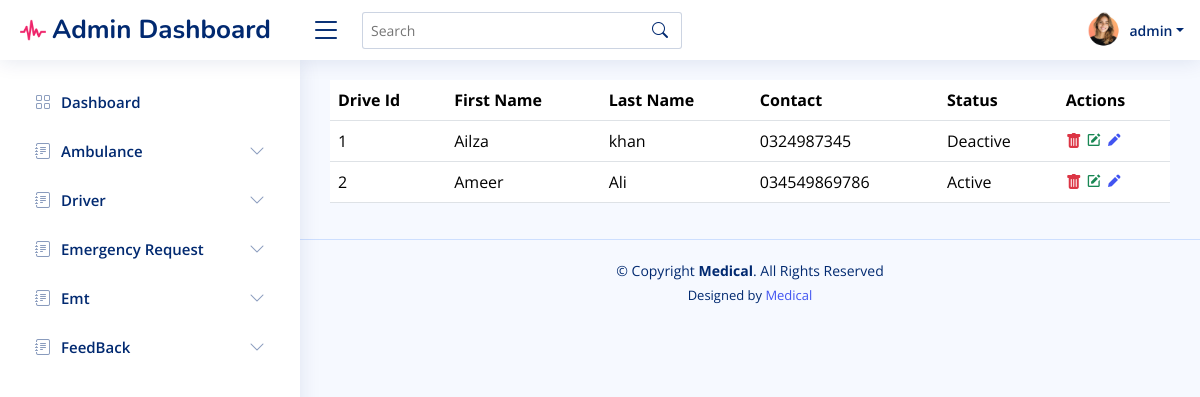
The page /rapid_rescue/admin/view_driver.php (signed in) on the database its author committed.
### tables this page shows
CREATE TABLE `drivers` (
  `driver_id` int(11) NOT NULL,
  `first_name` varchar(50) NOT NULL,
  `last_name` varchar(50) NOT NULL,
  `phonenumber` varchar(15) NOT NULL,
  `STATUS` varchar(10) DEFAULT 'Active'
);

### rapid_rescue/admin/view_driver.php (the view, shortened to what this page needs)
<?php include "header.php"; ?>
<?php
include "config.php";
?>
<table class="table">
  <thead>
    <tr>
      <th scope="col">Drive Id</th>
      <th scope="col">First Name</th>
      <th scope="col">Last Name</th>
      <th scope="col">Contact</th>
      <th scope="col">Status</th>
      <th scope="col">Actions</th>
    </tr>
  </thead>
  <tbody>
    <?php
    $sql = "SELECT * FROM drivers";
    $res = mysqli_query($conn, $sql);
    $num = 1;
    while ($data = mysqli_fetch_array($res)) {
    ?>
      <tr>
        <td><?php echo $num ?></td>
        <td><?php echo $data['first_name'] ?></td>
        <td><?php echo $data['last_name'] ?></td>
        <td><?php echo $data['phonenumber'] ?></td>
        <td><?php echo $data['STATUS'] ?></td>
        <td>
          <a href="function.php?Did=<?php echo $data['driver_id'] ?>&status=<?php echo $data['STATUS'] ?>"> <i class="bi bi-trash-fill text-danger"></i></a>
          <a href="update_driver.php?id=<?php echo $data['driver_id'] ?>"><i class="bx bxs-edit text-success"></i></a>
          <a href="add_driver.php"> <i class="bx bxs-pencil"></i></a>
        </td>
      </tr>
    <?php
      $num++;
    }
    ?>
  </tbody>
</table>
<?php include "footer.php"; ?>

### rapid_rescue/admin/assets/css/style.css (style rules this page uses)
:root { scroll-behavior: smooth; }
body { font-family: "Open Sans", sans-serif; background: #f6f9ff; color: #444444; }
a { color: #4154f1; text-decoration: none; }

### rows shown on the page
drivers: first_name "Ailza", last_name "khan", phonenumber "0324987345", STATUS "Deactive"
drivers: first_name "Ameer", last_name "Ali", phonenumber "034549869786", STATUS "Active"

### other values the page prints
$_SESSION['username'] "admin"
